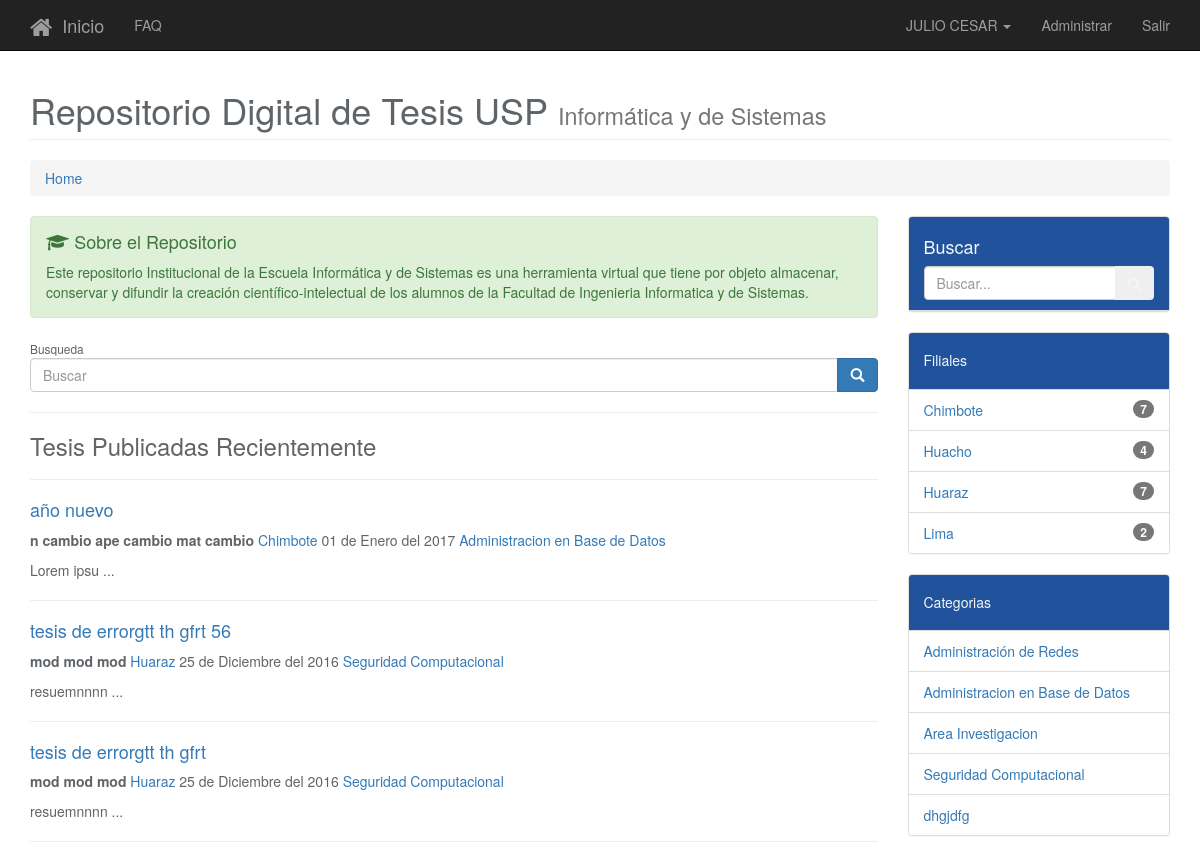
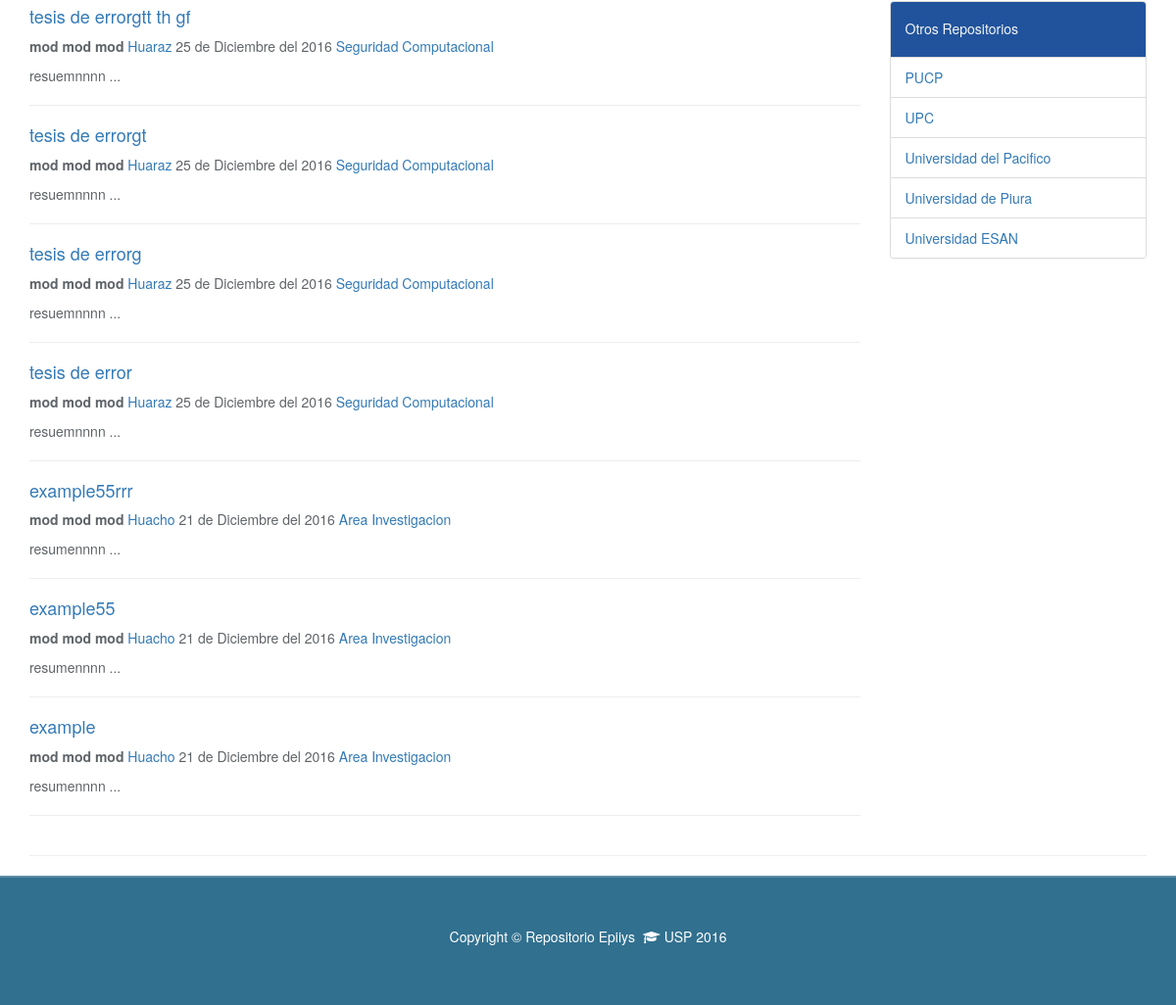
Screenshot of /home.php (signed in) with the database file from the repository (2 pictures, top to bottom).
### tables this page shows
CREATE TABLE `persona` (
  `idPersona` int(10) NOT NULL,
  `NomPersona` varchar(20) NOT NULL,
  `ApePaterno` varchar(20) NOT NULL,
  `ApeMaterno` varchar(20) NOT NULL,
  `DNI` int(8) NOT NULL,
  `Direccion` varchar(50) NOT NULL,
  `Sexo` varchar(10) NOT NULL,
  `Telefono` int(9) NOT NULL,
  `FechaNacimmiento` date NOT NULL,
  `Email` varchar(50) NOT NULL
);

CREATE TABLE `tesis` (
  `idTesis` int(10) NOT NULL,
  `CodTesis` varchar(10) NOT NULL,
  `Titulo` varchar(250) NOT NULL,
  `Autor` varchar(50) NOT NULL,
  `Palabra_Clave` varchar(50) NOT NULL,
  `FechaRegistro` date NOT NULL,
  `Citacion` varchar(100) NOT NULL,
  `Resumen` varchar(1000) NOT NULL,
  `idTipoTesis` int(10) NOT NULL,
  `idFilial` int(10) NOT NULL,
  `idGradoAcademico` int(10) NOT NULL,
  `idUsuario` int(10) NOT NULL,
  `idCategoria` int(10) NOT NULL,
  `idEstadoPublicacion` int(10) NOT NULL,
  `Archivo` varchar(550) NOT NULL,
  `Formato` varchar(100) NOT NULL,
  `size_tesis` varchar(100) NOT NULL,
  `fecha_tesis` date NOT NULL
);

CREATE TABLE `filial` (
  `idFilial` int(10) NOT NULL,
  `DesFilial` varchar(50) NOT NULL
);

CREATE TABLE `categoria` (
  `idCategoria` int(10) NOT NULL,
  `DesCategoria` varchar(50) NOT NULL
);

### core/bin/funciones/get_users.php (called while the page is built, shortened)
<?php
function ver_usuarios(){
  $db = new Conexion();
  $sql = $db->query("call pa_listar_usuario_todo()");
  if ($db->rows($sql) > 0) {
    while($d = $db->recorrer($sql)){
      $usuarios[$d['idUsuario']] = array(
        'idUsuario' => $d['idUsuario'],
        'idPersona' => $d['idPersona'],
        'Usuario' => $d['Usuario'],
        'Email' => $d['Email'],
        'NomPersona' => $d['NomPersona'],
        'all_apellido' => $d['ApePaterno']." ".$d['ApeMaterno'],
        'imgUsuario' => $d['imgUsuario'],
        'idTipoUsuario' => $d['idTipoUsuario'],
        'DesTipoUsuario' => $d['DesTipoUsuario'],
        'Password_user' =>$d['Password']
      );
    }
  }else{
    $usuarios = false;
  }
  return $usuarios;
}
 ?>

### core/models/classConexion.php (called while the page is built, shortened)
<?php
class Conexion extends mysqli{
  public function rows($query){
    return mysqli_num_rows($query);
  }
  public function liberar($query){
    return mysqli_free_result($query);
  }
  public function recorrer($query){
    return mysqli_fetch_array($query);
  }
}
 ?>

### core/bin/funciones/funciones_tesis.php (called while the page is built, shortened)
<?php
function formato_fecha($fecha_tesis){
  $fecha_registro = strtotime($fecha_tesis);
  $meses = ['Enero','Febrero','Marzo','Abril','Mayo','Junio','Julio','Agosto','Septiembre','Octubre','Noviembre','Diciembre'];
  $dia = date('d',$fecha_registro);
  $mes = date('m',$fecha_registro)-1;
  $year = date('Y',$fecha_registro);
  $fecha_convertida = "$dia de " .$meses[$mes]. " del $year";
  return $fecha_convertida;
}
function recortar_texto($texto,$numero){
	$new_parrafo = substr(strip_tags($texto), 0, $numero);
		if (strlen(strip_tags($texto)) > $numero)
			$new_parrafo .= ' ...';
	return $new_parrafo;
}
 ?>

### view/home/tesis_recientes2.php (the view, shortened to what this page needs)
<?php
$db = new Conexion();
$sql = $db->query("SELECT t.FechaRegistro,t.idTesis, t.Titulo, t.Resumen, t.Autor,t.CodTesis,tpt.idTipoTesis, tpt.DesTipoTesis,fl.idFilial,fl.DesFilial,est.idEstadoPublicacion, est.DesEstadoPublicacion,ct.idCategoria, ct.DesCategoria FROM tesis t INNER JOIN tipotesis tpt ON tpt.idTipoTesis = t.idTipoTesis INNER JOIN categoria ct ON t.idCategoria = ct.idCategoria INNER JOIN filial fl ON t.idFilial = fl.idFilial INNER JOIN estadopublicacion est ON est.idEstadoPublicacion = t.idEstadoPublicacion WHERE t.idEstadoPublicacion = 1 ORDER BY t.idTesis DESC LIMIT 10");
if ($db->rows($sql) > 0) {
  while ($fila= $db->recorrer($sql)) {?>
    <li>
      <h4>
          <a href="mostrar.php?id=<?php echo $fila['idTesis'];?>&codigo=<?php echo $fila['CodTesis']; ?>"><?php echo $fila['Titulo']; ?></a>
      </h4>
      <p><strong clas=""><?php echo $fila['Autor']; ?></strong><span> <a href="busqueda_tesis.php?filial=<?php echo $fila['DesFilial']; ?>"><?php echo $fila['DesFilial']; ?></a></span>
         <span><?php echo formato_fecha($fila['FechaRegistro']); ?></span> <span><a href="busqueda_tesis.php?especialidad_tesis=<?php echo $fila['DesCategoria']; ?>"><?php echo $fila['DesCategoria']; ?></a></span></p>
      <p class="resumen_tesis"><?php echo recortar_texto($fila['Resumen'],10) ?></p>
    </li>
    <hr>
<?php  }
}
$db->close(); ?>

### html/home/header.php (shortened to what this page needs)
<body>
    <nav class="navbar navbar-inverse navbar-fixed-top menu_hv" role="navigation">
        <div class="container">
            <div class="navbar-header">
                <a class="navbar-brand" href="home.php"><i class="fa fa-home fa-lg" aria-hidden="true"></i>&nbsp; Inicio</a>
            </div>
            <div class="collapse navbar-collapse" id="bs-example-navbar-collapse-1">
                <ul class="nav navbar-nav">
                    <li>
                        <a href="home.php?view=faq">FAQ</a>
                    </li>
                </ul>
                <ul class="nav navbar-nav navbar-right">
                    <li class="dropdown">
                      <?php
                      if (isset($_SESSION['app_id'])) {
                            echo '<a href="#" class="dropdown-toggle" data-toggle="dropdown">'.strtoupper($usuarios[$_SESSION['app_id']]['NomPersona']).'&nbsp;<b class="caret"></b></a>';
                      }
                       ?>
                    </li>
                    <li>
                      <?php
                      $tipo_usuario = $usuarios[$_SESSION['app_id']]['DesTipoUsuario'];
                      if ($tipo_usuario == "Administrador") {
                        echo '<a href="admin.php" target="_blank">Administrar</a>';
                      }
                       ?>
                    </li>
                    <li>
                        <a href="home.php?view=salir">Salir</a>
                    </li>
                </ul>
            </div>
        </div>
    </nav>
    <div class="container">

### controller/contar_filial.php (shortened to what this page needs)
<?php
  $db = new Conexion();
  $sql = $db->query("call pa_report_tesisfilial");
  while($row = $db->recorrer($sql)) { ?>
    <li class="list-group-item"><span class="badge"> <?php echo $row['contador'];?> </span><a href="busqueda_tesis.php?filial=Lima"><?php echo $row['DesFilial']; ?></a></li>
  <?php }
 ?>

### view/home/categoria_tesis.php (shortened to what this page needs)
<?php
$db = new Conexion();
$sql = $db->query("SELECT categoria.DesCategoria FROM categoria");
if ($db->rows($sql) > 0) {
  while ($fila= $db->recorrer($sql)) {?>
    <li class="list-group-item"><a href="busqueda_tesis.php?especialidad_tesis=<?php echo $fila['DesCategoria']; ?>"><?php echo $fila['DesCategoria']; ?></a></li>
<?php  }
}
$db->close(); ?>

### site_media/css/modern-business.css (style rules this page uses)
html, body { height: 100%; }
body { padding-top: 50px; }

### rows the page displays
persona: NomPersona "JULIO CESAR"
tesis: Titulo "año nuevo", Autor "n cambio ape cambio mat cambio", idFilial.DesFilial "Chimbote", FechaRegistro "01 de Enero del 2017", idCategoria.DesCategoria "Administracion en Base de Datos", Resumen "Lorem ipsu ..."
tesis: Titulo "tesis de errorgtt th gfrt 56", Autor "mod mod mod", idFilial.DesFilial "Huaraz", FechaRegistro "25 de Diciembre del 2016", idCategoria.DesCategoria "Seguridad Computacional", Resumen "resuemnnnn ..."
tesis: Titulo "tesis de errorgtt th gfrt", Autor "mod mod mod", idFilial.DesFilial "Huaraz", FechaRegistro "25 de Diciembre del 2016", idCategoria.DesCategoria "Seguridad Computacional", Resumen "resuemnnnn ..."
tesis: Titulo "tesis de errorgtt th gf", Autor "mod mod mod", idFilial.DesFilial "Huaraz", FechaRegistro "25 de Diciembre del 2016", idCategoria.DesCategoria "Seguridad Computacional", Resumen "resuemnnnn ..."
tesis: Titulo "tesis de errorgt", Autor "mod mod mod", idFilial.DesFilial "Huaraz", FechaRegistro "25 de Diciembre del 2016", idCategoria.DesCategoria "Seguridad Computacional", Resumen "resuemnnnn ..."
tesis: Titulo "tesis de errorg", Autor "mod mod mod", idFilial.DesFilial "Huaraz", FechaRegistro "25 de Diciembre del 2016", idCategoria.DesCategoria "Seguridad Computacional", Resumen "resuemnnnn ..."
tesis: Titulo "tesis de error", Autor "mod mod mod", idFilial.DesFilial "Huaraz", FechaRegistro "25 de Diciembre del 2016", idCategoria.DesCategoria "Seguridad Computacional", Resumen "resuemnnnn ..."
tesis: Titulo "example55rrr", Autor "mod mod mod", idFilial.DesFilial "Huacho", FechaRegistro "21 de Diciembre del 2016", idCategoria.DesCategoria "Area Investigacion", Resumen "resumennnn ..."
tesis: Titulo "example55", Autor "mod mod mod", idFilial.DesFilial "Huacho", FechaRegistro "21 de Diciembre del 2016", idCategoria.DesCategoria "Area Investigacion", Resumen "resumennnn ..."
tesis: Titulo "example", Autor "mod mod mod", idFilial.DesFilial "Huacho", FechaRegistro "21 de Diciembre del 2016", idCategoria.DesCategoria "Area Investigacion", Resumen "resumennnn ..."
filial: contador "7", DesFilial "Chimbote"
filial: contador "4", DesFilial "Huacho"
filial: contador "7", DesFilial "Huaraz"
filial: contador "2", DesFilial "Lima"
categoria: DesCategoria "Administración de Redes"
categoria: DesCategoria "Administracion en Base de Datos"
categoria: DesCategoria "Area Investigacion"
categoria: DesCategoria "Seguridad Computacional"
categoria: DesCategoria "dhgjdfg"
